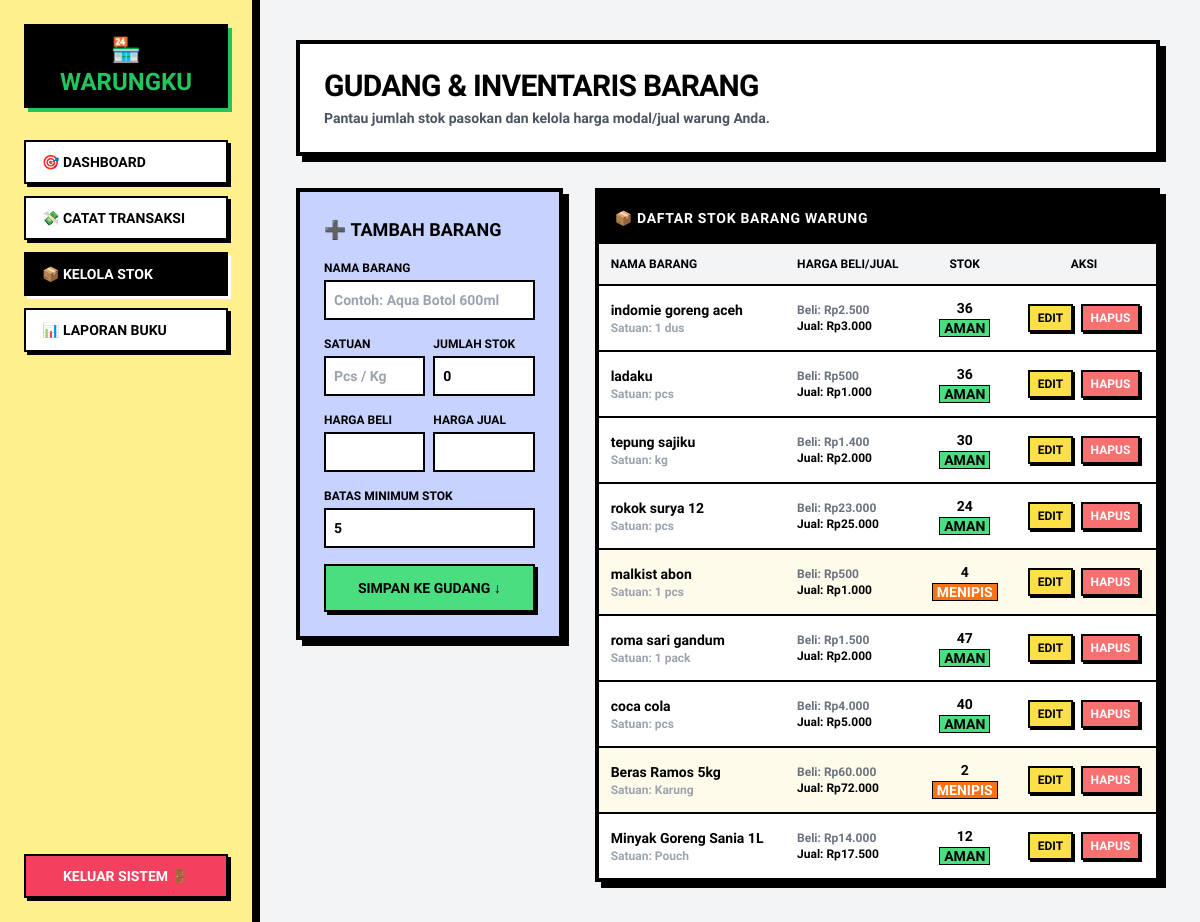
Page /stok.php (signed in) on the committed database.
### tables this page shows
CREATE TABLE `barang` (
  `id` int NOT NULL,
  `nama_barang` varchar(100) NOT NULL,
  `satuan` varchar(20) NOT NULL,
  `harga_beli` int NOT NULL,
  `harga_jual` int NOT NULL,
  `stok` int NOT NULL DEFAULT '0',
  `stok_minimum` int NOT NULL DEFAULT '5',
  `created_at` timestamp NULL DEFAULT CURRENT_TIMESTAMP
);

### stok.php (the view, shortened to what this page needs)
<?php
require_once 'config/database.php';
$stmt = $pdo->query("SELECT * FROM barang ORDER BY id DESC");
$daftar_barang = $stmt->fetchAll();
?>
<!DOCTYPE html>
<html lang="id">
<head>
    <script src="https://cdn.tailwindcss.com"></script>
</head>
<body class="bg-[#F3F4F6] min-h-screen flex flex-col md:flex-row pb-24 md:pb-0">
    <aside class="w-full md:w-64 bg-[#FEF08A] border-b-4 md:border-b-0 md:border-r-4 border-black p-6 flex flex-col justify-between shadow-[4px_0px_0px_0px_rgba(0,0,0,1)] z-10">
        <div>
            <div class="bg-black text-[#22C55E] font-black text-2xl px-4 py-2 uppercase text-center border-2 border-black shadow-[4px_4px_0px_0px_rgba(34,197,94,1)] mb-8">
                🏪 WarungKu
            </div>
            <nav class="space-y-3">
                <a href="dashboard.php" class="block bg-white hover:bg-black hover:text-white border-2 border-black font-black px-4 py-2.5 uppercase text-sm shadow-[3px_3px_0px_0px_rgba(0,0,0,1)] transition-all">
                    🎯 Dashboard
                </a>
                <a href="transaksi.php" class="block bg-white hover:bg-black hover:text-white border-2 border-black font-black px-4 py-2.5 uppercase text-sm shadow-[3px_3px_0px_0px_rgba(0,0,0,1)] transition-all">
                    💸 Catat Transaksi
                </a>
                <a href="stok.php" class="block bg-black text-white border-2 border-black font-black px-4 py-2.5 uppercase text-sm shadow-[3px_3px_0px_0px_rgba(255,255,255,1)] transition-all">
                    📦 Kelola Stok
                </a>
                <a href="laporan.php" class="block bg-white hover:bg-black hover:text-white border-2 border-black font-black px-4 py-2.5 uppercase text-sm shadow-[3px_3px_0px_0px_rgba(0,0,0,1)] transition-all">
                    📊 Laporan Buku
                </a>
            </nav>
        </div>
        <div class="mt-8 md:mt-0">
            <a href="auth/logout.php" class="block text-center bg-[#F43F5E] text-white border-2 border-black font-black py-2.5 uppercase text-sm shadow-[3px_3px_0px_0px_rgba(0,0,0,1)] transition-all">
                Keluar Sistem 🚪
            </a>
        </div>
    </aside>
    <main class="flex-1 p-6 md:p-10 space-y-8 overflow-y-auto">
        <div class="bg-white border-4 border-black p-6 shadow-[6px_6px_0px_0px_rgba(0,0,0,1)]">
            <h1 class="text-3xl font-black text-black uppercase tracking-tight">Gudang & Inventaris Barang</h1>
            <p class="text-sm font-bold text-gray-600 mt-1">Pantau jumlah stok pasokan dan kelola harga modal/jual warung Anda.</p>
        </div>
        <div class="grid grid-cols-1 gap-8 lg:grid-cols-3">
            <div class="bg-[#C7D2FE] border-4 border-black p-6 shadow-[6px_6px_0px_0px_rgba(0,0,0,1)] h-fit">
                <h3 class="font-black text-lg text-black uppercase mb-4">➕ Tambah Barang</h3>
                <form action="stok.php" method="POST" class="space-y-4">
                    <div>
                        <label class="block text-xs font-black uppercase text-black mb-1">Nama Barang</label>
                        <input type="text" name="nama_barang" required class="w-full border-2 border-black p-2 text-sm font-bold bg-white" placeholder="Contoh: Aqua Botol 600ml">
                    </div>
                    <div class="grid grid-cols-2 gap-2">
                        <div>
                            <label class="block text-xs font-black uppercase text-black mb-1">Satuan</label>
                            <input type="text" name="satuan" required class="w-full border-2 border-black p-2 text-sm font-bold bg-white" placeholder="Pcs / Kg">
                        </div>
                        <div>
                            <label class="block text-xs font-black uppercase text-black mb-1">Jumlah Stok</label>
                            <input type="number" name="stok" required min="0" class="w-full border-2 border-black p-2 text-sm font-bold bg-white" value="0">
                        </div>
                    </div>
                    <div class="grid grid-cols-2 gap-2">
                        <div>
                            <label class="block text-xs font-black uppercase text-black mb-1">Harga Beli</label>
                            <input type="number" name="harga_beli" required min="0" class="w-full border-2 border-black p-2 text-sm font-bold bg-white">
                        </div>
                        <div>
                            <label class="block text-xs font-black uppercase text-black mb-1">Harga Jual</label>
                            <input type="number" name="harga_jual" required min="0" class="w-full border-2 border-black p-2 text-sm font-bold bg-white">
                        </div>
                    </div>
                    <div>
                        <label class="block text-xs font-black uppercase text-black mb-1">Batas Minimum Stok</label>
                        <input type="number" name="stok_minimum" required min="1" class="w-full border-2 border-black p-2 text-sm font-bold bg-white" value="5">
                    </div>
                    <button type="submit" name="tambah_barang" class="w-full bg-[#4ADE80] text-black border-2 border-black font-black py-3 uppercase text-sm shadow-[3px_3px_0px_0px_rgba(0,0,0,1)] active:translate-x-0.5 active:translate-y-0.5 transition-all">
                        Simpan ke Gudang ↓
                    </button>
                </form>
            </div>
            <div class="bg-white border-4 border-black shadow-[6px_6px_0px_0px_rgba(0,0,0,1)] lg:col-span-2 overflow-hidden">
                <div class="bg-black text-white p-4 font-black text-sm uppercase tracking-wider">
                    📦 Daftar Stok Barang Warung
                </div>
                <div class="overflow-x-auto">
                    <table class="w-full text-left border-collapse">
                        <thead>
                            <tr class="bg-gray-100 border-b-2 border-black font-black text-xs uppercase">
                                <th class="p-3 text-black">Nama Barang</th>
                                <th class="p-3 text-black">Harga Beli/Jual</th>
                                <th class="p-3 text-black text-center">Stok</th>
                                <th class="p-3 text-black text-center">Aksi</th>
                            </tr>
                        </thead>
                        <tbody class="divide-y-2 divide-black font-bold text-sm">
                            <?php foreach ($daftar_barang as $brg):
                                $is_menipis = $brg['stok'] <= $brg['stok_minimum'];
                            ?>
                                <tr class="<?= $is_menipis ? 'bg-amber-50' : 'hover:bg-gray-50'; ?>">
                                    <td class="p-3">
                                        <p class="font-black text-black"><?= htmlspecialchars($brg['nama_barang']); ?></p>
                                        <p class="text-xs text-gray-400">Satuan: <?= htmlspecialchars($brg['satuan']); ?></p>
                                    </td>
                                    <td class="p-3 text-xs">
                                        <p class="text-gray-500">Beli: Rp<?= number_format($brg['harga_beli'], 0, ',', '.'); ?></p>
                                        <p class="text-black font-black">Jual: Rp<?= number_format($brg['harga_jual'], 0, ',', '.'); ?></p>
                                    </td>
                                    <td class="p-3 text-center">
                                        <span class="font-black"><?= $brg['stok']; ?></span><br>
                                        <span class="text-xxs px-1 border border-black uppercase font-black <?= $is_menipis ? 'bg-[#F97316] text-white' : 'bg-[#4ADE80] text-black'; ?>">
                                            <?= $is_menipis ? 'Menipis' : 'Aman'; ?>
                                        </span>
                                    </td>
                                    <td class="p-3 text-center space-y-1 sm:space-y-0 sm:space-x-1">
                                        <button onclick='bukaModalEdit(<?= json_encode($brg); ?>)'
                                                class="bg-[#FDE047] hover:bg-yellow-400 text-black border-2 border-black font-black text-xs px-2 py-1 uppercase shadow-[2px_2px_0px_0px_rgba(0,0,0,1)] active:translate-x-0.5 active:translate-y-0.5 active:shadow-none transition-all">
                                            Edit
                                        </button>
                                        <a href="stok.php?hapus=<?= $brg['id']; ?>"
                                            onclick="return confirm('Apakah Anda yakin ingin menghapus barang <?= htmlspecialchars($brg['nama_barang']); ?> dari gudang?')"
                                            class="inline-block bg-[#F87171] hover:bg-red-500 text-white border-2 border-black font-black text-xs px-2 py-1 uppercase shadow-[2px_2px_0px_0px_rgba(0,0,0,1)] active:translate-x-0.5 active:translate-y-0.5 active:shadow-none transition-all">
                                            Hapus
                                        </a>
                                    </td>
                                </tr>
                            <?php endforeach; ?>
                        </tbody>
                    </table>
                </div>
            </div>
        </div>
    </main>
</body>
</html>

### stok.php (style rules this page uses)
body { font-family: 'Lexend', sans-serif; }

### rows in the picture
barang: nama_barang "indomie goreng aceh", satuan "1 dus", harga_beli "2.500", harga_jual "3.000", stok "36", stok_minimum "AMAN"
barang: nama_barang "ladaku", satuan "pcs", harga_beli "500", harga_jual "1.000", stok "36", stok_minimum "AMAN"
barang: nama_barang "tepung sajiku", satuan "kg", harga_beli "1.400", harga_jual "2.000", stok "30", stok_minimum "AMAN"
barang: nama_barang "rokok surya 12", satuan "pcs", harga_beli "23.000", harga_jual "25.000", stok "24", stok_minimum "AMAN"
barang: nama_barang "malkist abon", satuan "1 pcs", harga_beli "500", harga_jual "1.000", stok "4", stok_minimum "MENIPIS"
barang: nama_barang "roma sari gandum", satuan "1 pack", harga_beli "1.500", harga_jual "2.000", stok "47", stok_minimum "AMAN"
barang: nama_barang "coca cola", satuan "pcs", harga_beli "4.000", harga_jual "5.000", stok "40", stok_minimum "AMAN"
barang: nama_barang "Beras Ramos 5kg", satuan "Karung", harga_beli "60.000", harga_jual "72.000", stok "2", stok_minimum "MENIPIS"
barang: nama_barang "Minyak Goreng Sania 1L", satuan "Pouch", harga_beli "14.000", harga_jual "17.500", stok "12", stok_minimum "AMAN"
